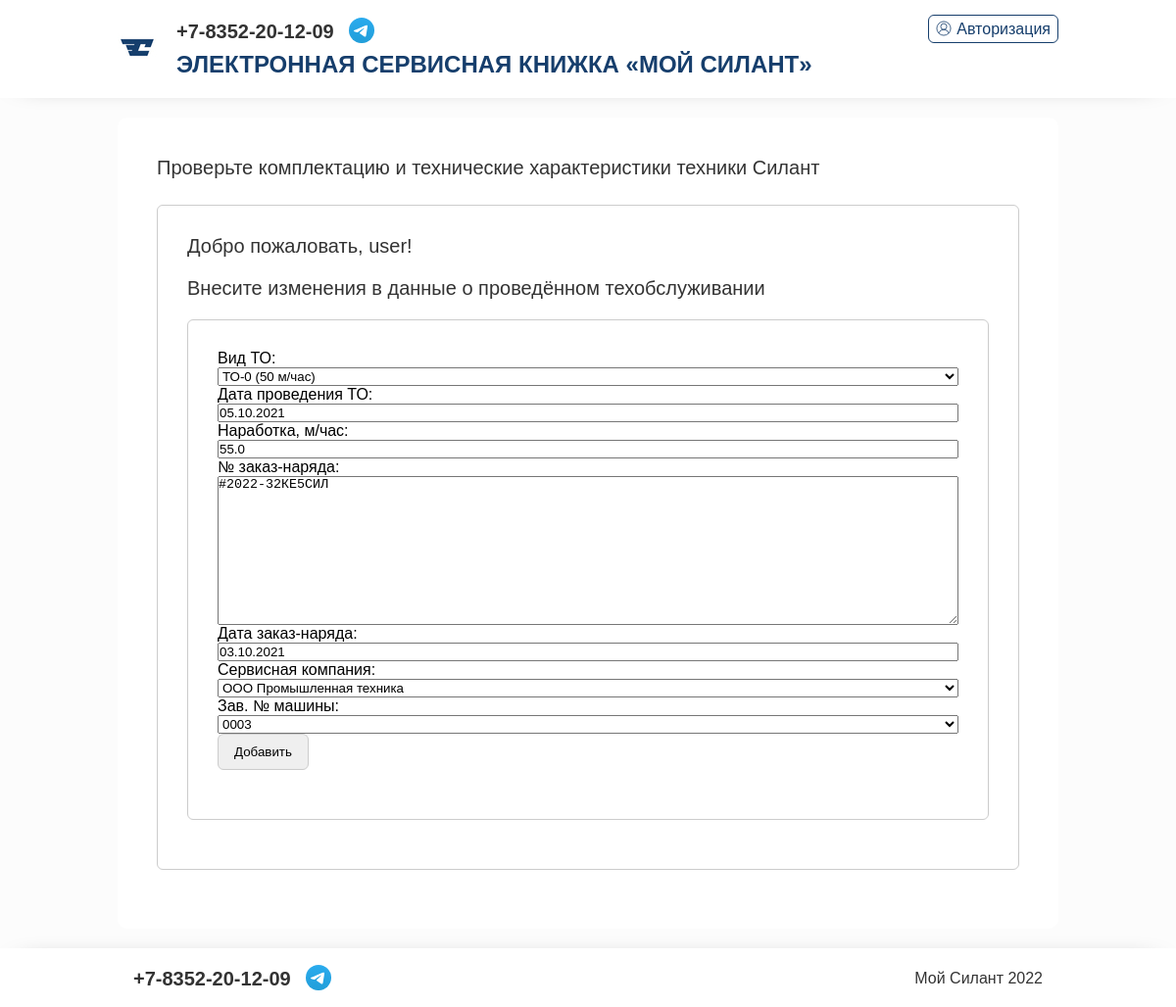
/4/tedit (signed in), run on the app's committed database.
### service/models.py (models this page shows, shortened)
class TO(models.Model):
    service_type = models.ForeignKey(ServiceType, verbose_name='Вид ТО', on_delete=models.CASCADE)
    service_date = models.DateField(verbose_name='Дата проведения ТО')
    operating_time = models.FloatField(verbose_name='Наработка, м/час')
    work_order_number = models.TextField(verbose_name='№ заказ-наряда')
    work_order_date = models.DateField(verbose_name='дата заказ-наряда')
    company_make_service = models.ForeignKey(ServiceCompany, verbose_name='Сервисная компания', on_delete=models.CASCADE)
    machine_to = models.ForeignKey(Machine, verbose_name='Зав. № машины', on_delete=models.CASCADE)
    class Meta:
        verbose_name = '«ТО» (техническое обслуживание)'
        ordering = ['-service_date']

### service/views.py (the view)
# urls.py: path('<int:pk>/tedit', TOUpdateView.as_view(), name='to_update'),
class TOUpdateView(PermissionRequiredMixin, UpdateView):
    permission_required = ('service.change_to',)
    template_name = 'to_create.html'
    form_class = TOForm
    def get_object(self, **kwargs):
        id = self.kwargs.get('pk')
        return TO.objects.get(pk=id)

### service/forms.py
class TOForm(ModelForm):
    class Meta:
        model = TO
        fields = [
            'service_type',
            'service_date',
            'operating_time',
            'work_order_number',
            'work_order_date',
            'company_make_service',
            'machine_to',
        ]

### service/models.py (called while the page is built)
    def __str__(self):
        return self.name

    def __str__(self):
        return self.number_machine

    def __str__(self):
        return self.name

### templates/to_create.html (shortened to what this page needs)
<!DOCTYPE html>
{% extends 'base.html' %}
{% load static %}
{% block content %}
<div id="content">
    <div class="centrator">
        <section>
            <div class="line"><span class="title">Проверьте комплектацию и технические характеристики техники Силант</span></div>
            <div class="column">
                <div class="search_result">
                    <div class="result_info"><span>Добро пожаловать, {{request.user.username}}!</span></div>
                    <div class="result_info"><span>Внесите изменения в данные о проведённом техобслуживании</span></div>
                    <div class="result_collection">
                        <div class="search_result">
                            <div class="result_info">
                                <div class="result_collection">
                                <form method="POST">
                                {{ form }}
                                    <div class="tabs"><input class="tab" type="submit" value="Добавить"></div>
                                </form>
                                </div>
                            </div>
                        </div>
                    </div>
                </div>
            </div>
    </div>
</div>
{% endblock content %}

### static/css/app_debug.css (style rules this page uses)
:root { --cold-color: #163e6c; --hot-color: #d20a11; --blanc-color: #ebe6d6; --basic-text-color: #333; --basic-border-color: #ccc; }
* { padding: 0; margin: 0; }
p, span, li { color: var(--basic-text-color); }
div, input, header, footer, section { box-sizing: border-box; position: relative; }
body { min-height: 100vh; display: flex; flex-direction: column; background: #fcfcfc; font-family: Astra Sans, Helvetica, Arial, sans-serif; }
.line { display: flex; flex-direction: row; width: 100%; }
.column { flex-direction: column; width: 100%; }
.centrator { display: flex; flex-direction: row; min-width: 80%; }
#content { align-self: stretch; display: flex; flex: 1; justify-content: center; }
#content section { background: #fff; width: 100%; margin: 20px 0; padding: 40px; border-radius: 10px; height: min-content; }
#content section .search_result { border: 1px solid var(--basic-border-color); padding: 30px; margin: 20px 0; border-radius: 6px; }
#content section .search_result .result_info span { font-size: 20px; display: block; margin: 0 0 20px; }
#content section .search_result .result_collection .tabs { display: flex; margin-bottom: 20px; }
#content section .search_result .result_collection .tabs .tab { padding: 10px 16px; border-radius: 6px; margin-right: 10px; border: 1px solid var(--basic-border-color); cursor: pointer; }
#content section .title { font-size: 20px; cursor: default; margin-bottom: 6px; }
#content section form { width: 100%; display: flex; flex-direction: column; }

### data on the page
TO: service_type "ТО-0 (50 м/час)", service_date "05.10.2021", operating_time "55.0", work_order_number "#2022-32КЕ5СИЛ", work_order_date "03.10.2021", company_make_service "ООО Промышленная техника", machine_to "0003"

### other printed values
{{ request.user.username }} "user"
